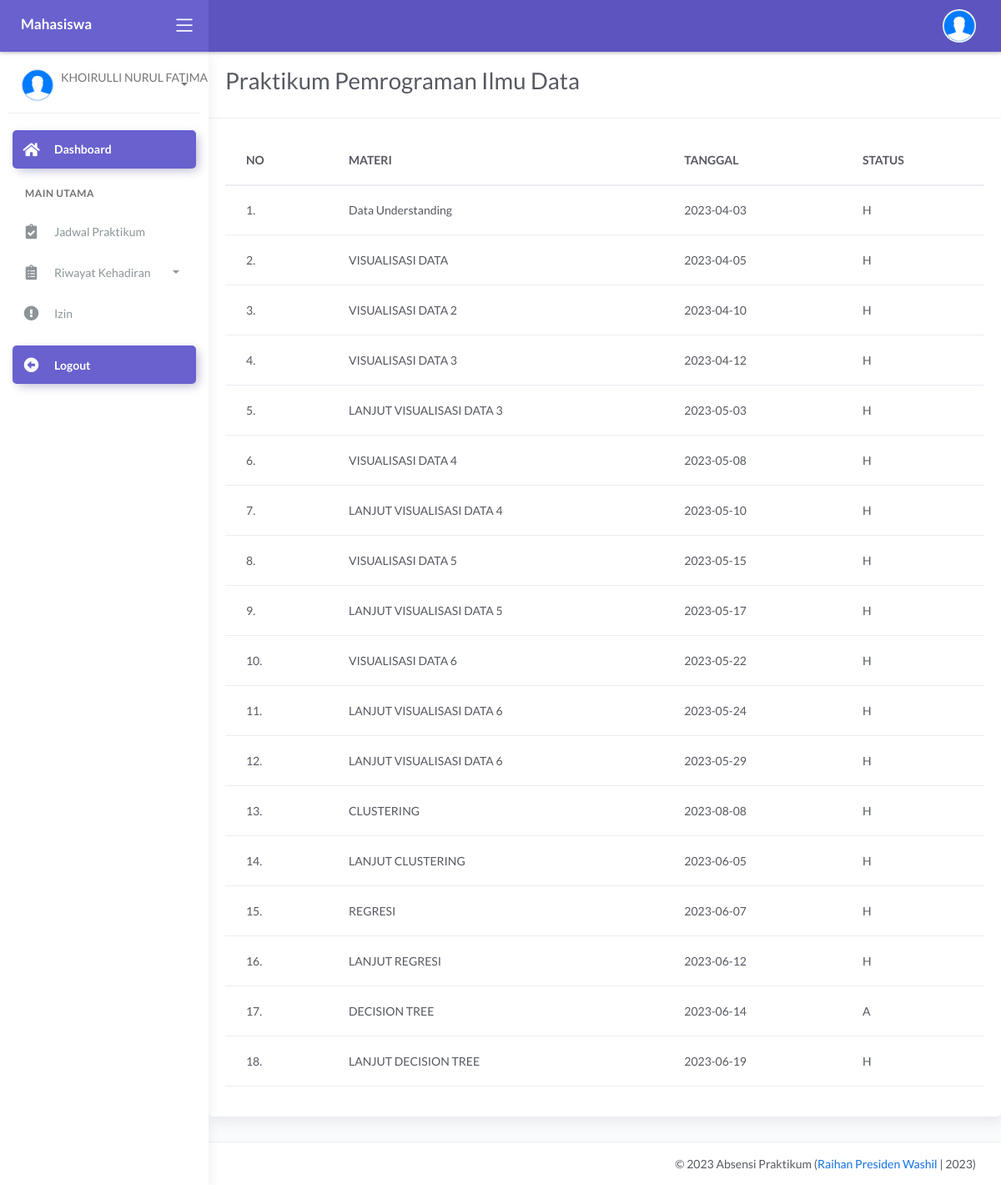
The page /mahasiswa/index.php?page=kehadiran&pelajaran=32 (signed in) on the database its author committed.
### tables this page shows
CREATE TABLE `tb_mahasiswa` (
  `id_mahasiswa` int(11) NOT NULL,
  `nim` varchar(60) NOT NULL,
  `nama_mahasiswa` varchar(120) NOT NULL,
  `password` varchar(255) NOT NULL,
  `foto` varchar(255) NOT NULL,
  `status` varchar(15) NOT NULL
);

CREATE TABLE `tb_mahasiswa_kelas` (
  `id_mhskelas` int(11) NOT NULL,
  `id_mahasiswa` int(11) DEFAULT NULL,
  `id_mkelas` int(11) DEFAULT NULL
);

CREATE TABLE `tb_matakuliah` (
  `id_matakuliah` int(11) NOT NULL,
  `kode_matakuliah` varchar(40) NOT NULL,
  `matakuliah` varchar(60) NOT NULL,
  `sks` int(11) NOT NULL,
  `id_semester` int(11) NOT NULL,
  `id_thajaran` int(11) NOT NULL
);

CREATE TABLE `_logabsensi` (
  `id_presensi` int(11) NOT NULL,
  `id_mengajar` int(11) NOT NULL,
  `id_mahasiswa` int(11) NOT NULL,
  `tgl_absen` date NOT NULL,
  `ket` enum('H','I','S','T','A','C') NOT NULL,
  `pertemuan_ke` varchar(30) NOT NULL,
  `materi` varchar(100) NOT NULL,
  `kode_aslab` varchar(25) NOT NULL
);

### mahasiswa/modul/kehadiran/kehadiran.php (the view, shortened to what this page needs)
<?php
foreach ($kehadiran as $rk) {
}
?>
<div class="row">
	<div class="col-md-12">
		<div class="card">
			<div class="card-header">
				<h1>
					<?= $rk['matakuliah'] ?>
				</h1>
			</div>
			<div class="card-body">
				<div class="table-responsive">
					<table id="basic-datatables" class="display table">
						<thead>
							<tr>
								<th>NO</th>
								<th>MATERI</th>
								<th>TANGGAL</th>
								<th>STATUS</th>
							</tr>
						</thead>
						<tbody>
							<?php
							$no = 1;
							$id_login = @$_SESSION['mahasiswa'];
							if (isset($_GET['pelajaran'])) {
								$id_mengajar = $_GET['pelajaran'];
								$kehadiran = mysqli_query($con, "SELECT la.pertemuan_ke, la.materi, la.tgl_absen, la.ket FROM _logabsensi la WHERE la.id_mengajar = '$id_mengajar' AND la.id_mahasiswa = '$id_login'");
							}
							while ($row = mysqli_fetch_assoc($kehadiran)) {
								?>
								<tr>
									<td>
										<?= $no++; ?>.
									</td>
									<td>
										<?php echo $row['materi']; ?>
									</td>
									<td>
										<?php echo $row['tgl_absen']; ?>
									</td>
									<td>
										<?php echo $row['ket']; ?>
									</td>
								</tr>
								<?php
							}
							?>
						</tbody>
					</table>
				</div>
			</div>
		</div>
	</div>
</div>

### mahasiswa/index.php (shortened to what this page needs)
<?php
include '../config/db.php';
	?>
<?php
$id_login = @$_SESSION['mahasiswa'];
$sql = mysqli_query($con, "SELECT * FROM tb_mahasiswa
WHERE tb_mahasiswa.id_mahasiswa = '$id_login'") or die(mysqli_error($con));
$data = mysqli_fetch_array($sql);
$kehadiran = mysqli_query($con, "SELECT mk.id_mhskelas, mk.id_mahasiswa, mk.id_mkelas, mkl.nama_kelas, ma.id_mengajar, ma.hari, ma.jam_mengajar, ma.jamke, lab.nama_lab, mm.matakuliah, tb_semester.semester, tb_thajaran.tahun_ajaran
FROM tb_mahasiswa_kelas mk
INNER JOIN tb_mkelas mkl ON mk.id_mkelas = mkl.id_mkelas
INNER JOIN tb_mengajar ma ON mkl.id_mkelas = ma.id_mkelas
INNER JOIN tb_laboratorium lab ON ma.id_lab = lab.id_lab
INNER JOIN tb_matakuliah mm ON ma.id_matakuliah = mm.id_matakuliah
INNER JOIN tb_semester ON ma.id_semester = tb_semester.id_semester
INNER JOIN tb_thajaran ON ma.id_thajaran = tb_thajaran.id_thajaran
WHERE mk.id_mahasiswa = '$id_login'");
?>
<!DOCTYPE html>
<html lang="en">
<head>
	<link rel="stylesheet" href="../assets/css/bootstrap.min.css">
	<link rel="stylesheet" href="../assets/css/atlantis.min.css">
	<link rel="stylesheet" href="../assets/css/demo.css">
</head>
<body>
	<div class="wrapper">
		<div class="main-header">
			<div class="logo-header" data-background-color="purple">
				<a href="index.php" class="logo">
					<b class="text-white">Mahasiswa</b>
				</a>
				<div class="nav-toggle">
					<button class="btn btn-toggle toggle-sidebar">
						<i class="icon-menu"></i>
					</button>
				</div>
			</div>
			<nav class="navbar navbar-header navbar-expand-lg" data-background-color="purple2">
				<div class="container-fluid">
					<ul class="navbar-nav topbar-nav ml-md-auto align-items-center">
						<li class="nav-item dropdown hidden-caret">
							<a class="dropdown-toggle profile-pic" data-toggle="dropdown" href="#"
								aria-expanded="false">
								<div class="avatar-sm">
									<img src="../assets/img/user/<?= $data['foto'] ?>" alt="..."
										class="avatar-img rounded-circle">
								</div>
							</a>
						</li>
					</ul>
				</div>
			</nav>
		</div>
		<div class="sidebar sidebar-style-2">
			<div class="sidebar-wrapper scrollbar scrollbar-inner">
				<div class="sidebar-content">
					<div class="user">
						<div class="avatar-sm float-left mr-2">
							<img src="../assets/img/user/<?= $data['foto'] ?>" alt="..."
								class="avatar-img rounded-circle">
						</div>
						<div class="info">
							<a data-toggle="collapse" href="#collapseExample" aria-expanded="true">
								<span>
									<?= $data['nama_mahasiswa'] ?>
									<span class="caret"></span>
								</span>
							</a>
							<div class="clearfix"></div>
						</div>
					</div>
					<ul class="nav nav-secondary">
						<li class="nav-item active">
							<a href="index.php" class="collapsed">
								<i class="fas fa-home"></i>
								<p>Dashboard</p>
							</a>
						</li>
						<li class="nav-section">
							<h4 class="text-section">Main Utama</h4>
						</li>
						<li class="nav-item">
							<a href="?page=jadwal">
								<i class="fas fa-clipboard-check"></i>
								<p>Jadwal Praktikum</p>
							</a>
						</li>
						<li class="nav-item">
							<a data-toggle="collapse" href="#sidebarLayouts">
								<i class="fas fa-clipboard-list"></i>
								<p>Riwayat Kehadiran</p>
								<span class="caret"></span>
							</a>
						</li>
						<li class="nav-item">
							<a href="?page=izin">
								<i class="fa fa-exclamation-circle"></i>
								<p>Izin</p>
							</a>
						</li>
						<li class="nav-item active mt-3">
							<a href="logout.php" class="collapsed">
								<i class="fas fa-arrow-alt-circle-left"></i>
								<p>Logout</p>
							</a>
						</li>
					</ul>
				</div>
			</div>
		</div>
		<div class="main-panel">
			<div class="content">
				<?php
				$page = @$_GET['page'];
				$act = @$_GET['act'];
				if ($page == 'izin') {
					if ($act == '') {
						include 'modul/izin/ajukan_izin.php';
					}
				} elseif ($page == 'kehadiran') {
					if ($act == '') {
						include 'modul/kehadiran/kehadiran.php';
					} elseif ($act == 'detail') {
						include 'modul/absen/detail.php';
					}
				} elseif ($page == 'jadwal') {
					include 'modul/jadwal/jadwal_praktikum.php';
				} elseif ($page == 'change') {
					include 'modul/user/ganti_password.php';
				} elseif ($page == 'mahasiswa' && $act == 'proses') {
					include 'modul/izin/proses.php';
				} elseif ($page == '') {
					include 'modul/home.php';
				} else {
					echo "<b>Tidak ada Halaman</b>";
				}
				?>
			</div>
			<footer class="footer">
				<div class="container">
					<div class="copyright ml-auto">
						&copy;
						<?php echo date('Y'); ?> Absensi Praktikum (<a href="index.php">Raihan Presiden Washil
						</a> | 2023)
					</div>
				</div>
			</footer>
		</div>
	</div>
</body>
</html>

### rows shown on the page
tb_mahasiswa: foto (picture), nama_mahasiswa "KHOIRULLI NURUL…"
tb_mahasiswa_kelas: tb_matakuliah.matakuliah "Praktikum Pemrograman Ilmu Data"
_logabsensi: materi "Data Understanding", tgl_absen "2023-04-03", ket "H"
_logabsensi: materi "VISUALISASI DATA", tgl_absen "2023-04-05", ket "H"
_logabsensi: materi "VISUALISASI DATA 2", tgl_absen "2023-04-10", ket "H"
_logabsensi: materi "VISUALISASI DATA 3", tgl_absen "2023-04-12", ket "H"
_logabsensi: materi "LANJUT VISUALISASI DATA 3", tgl_absen "2023-05-03", ket "H"
_logabsensi: materi "VISUALISASI DATA 4", tgl_absen "2023-05-08", ket "H"
_logabsensi: materi "LANJUT VISUALISASI DATA 4", tgl_absen "2023-05-10", ket "H"
_logabsensi: materi "VISUALISASI DATA 5", tgl_absen "2023-05-15", ket "H"
_logabsensi: materi "LANJUT VISUALISASI DATA 5", tgl_absen "2023-05-17", ket "H"
_logabsensi: materi "VISUALISASI DATA 6", tgl_absen "2023-05-22", ket "H"
_logabsensi: materi "LANJUT VISUALISASI DATA 6", tgl_absen "2023-05-24", ket "H"
_logabsensi: materi "LANJUT VISUALISASI DATA 6", tgl_absen "2023-05-29", ket "H"
_logabsensi: materi "CLUSTERING", tgl_absen "2023-08-08", ket "H"
_logabsensi: materi "LANJUT CLUSTERING", tgl_absen "2023-06-05", ket "H"
_logabsensi: materi "REGRESI", tgl_absen "2023-06-07", ket "H"
_logabsensi: materi "LANJUT REGRESI", tgl_absen "2023-06-12", ket "H"
_logabsensi: materi "DECISION TREE", tgl_absen "2023-06-14", ket "A"
_logabsensi: materi "LANJUT DECISION TREE", tgl_absen "2023-06-19", ket "H"
